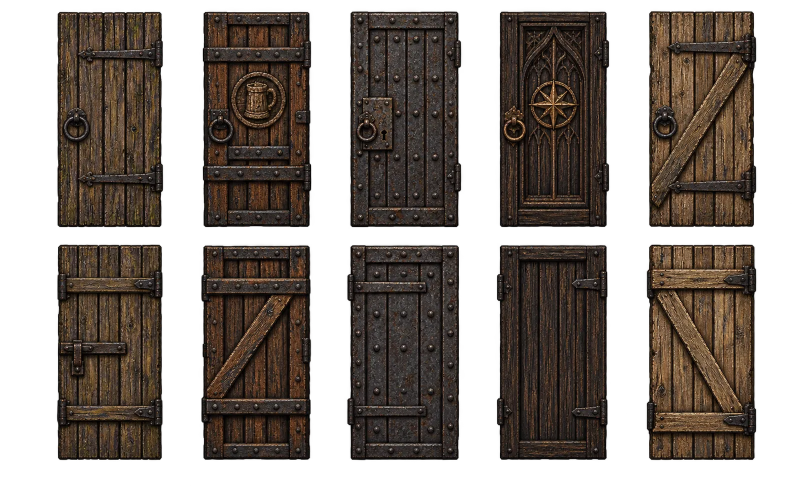
#> input picture assets/source/doors.webp, 1619 x 971 px, given in place of wall_materials.png, which was not available (shown at 1/2 size)
$ python build_textures.py ../assets/source
#> lines starting #> are read from the running program, lines starting #| are printed output that depends on the picture; pictures that were not available may be replaced by others from this repository, and a replacement may not be noted
"""Cut the VELSCOUR biome packs into Quake-style textures and skins.

  python tools/build_textures.py "F:/!  VELSCOUR/AI ASSETS/Biome Packs"

The packs (Catacombs, Cathedral_Graveyard, Overworld_Town; extracted next to their zips) stay outside the repo.
Every texture is resampled to ~64 texels per metre and mapped to ONE shared 256-colour palette without dithering,
like Quake's palette.lmp: 224 colours fitted to the art plus 32 fullbright fire/glow colours. Monster and weapon
skins are pack textures gradient-mapped to new materials (flesh, fur, bronze, ...). Liquids, sky clouds and the
slipgate swirl are generated. Writes assets/textures/*.png and assets/textures/manifest.json. Needs pillow, numpy.
"""
import json, os, sys
import numpy as np
from PIL import Image

ROOT = os.path.dirname(os.path.dirname(os.path.abspath(__file__)))
OUT = os.path.join(ROOT, 'assets', 'textures')
rng = np.random.default_rng(1996)


def load(p):
  return Image.open(p).convert('RGBA')
#> returned value is the input picture: PIL image 1619x971 RGBA; mean R, G, B, A 37.7, 29.3, 23, 146.5


def grid_cells(path, cols, rows, inset=8):
  """Split a contact sheet into cells, snapping each cut to the darkest line near the even split."""
  im = load(path); g = np.asarray(im.convert('L'), float)
#> after `g = np.asarray(im.convert('L'), float)`:
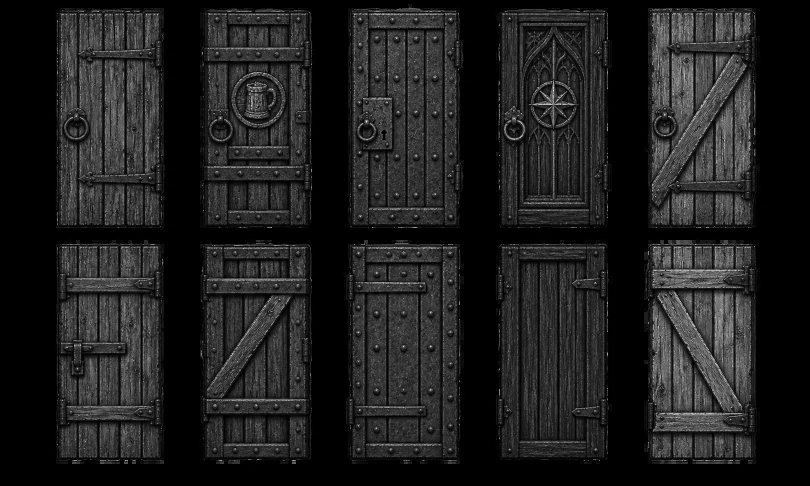
#> g: shape (971, 1619) float64 (shown at 1/2 size); min 0, max 255, mean 31.1
  def cuts(n, prof):
#> called with n = 5, prof = array of shape (1619,)
    out = [0]
    for k in range(1, n):
      e = round(k * len(prof) / n); lo, hi = max(0, e - 14), min(len(prof), e + 15)
      out.append(lo + int(np.argmin(prof[lo:hi])))
#> this loop made 4 passes
#> (e, lo, hi) on passes 1 to 4: (324, 310, 339), (648, 634, 663), (971, 957, 986), (1295, 1281, 1310)
#> after the loop, out = [0, 336, 636, 957, 1281]
    return out + [len(prof)]
  xs, ys = cuts(cols, g.mean(0)), cuts(rows, g.mean(1))
#> the loop in cuts (call 2), `for k in range(1, n):` made 1 pass
#> (e, lo, hi) on pass 1: (486, 472, 501)
#> xs = [0, 336, 636, 957, 1281, 1619]; ys = [0, 472, 971]
  return [[im.crop((xs[c] + inset, ys[r] + inset, xs[c + 1] - inset, ys[r + 1] - inset)) for c in range(cols)] for r in range(rows)]


def tileable(im, axis_x=True, axis_y=False, frac=0.12):
  """Cross-fade opposite edges so the texture repeats without a seam."""
  a = np.asarray(im, float)
  for ax, on in ((1, axis_x), (0, axis_y)):
    if not on: continue
    n = a.shape[ax]; b = max(2, int(n * frac))
    a = np.moveaxis(a, ax, 0).copy()
    for i in range(b):
      t = 0.5 * (1 - i / b)  # 0.5 at the edge, fading to 0
      lo, hi = a[i].copy(), a[n - 1 - i].copy()
      a[i] = lo * (1 - t) + hi * t; a[n - 1 - i] = hi * (1 - t) + lo * t
    a = np.moveaxis(a, 0, ax)
  return Image.fromarray(np.clip(a, 0, 255).astype(np.uint8), im.mode)


# [14 lines left out: functions lum, gradmap, not called in this run]


def hexc(h):
  return tuple(int(h[i:i + 2], 16) for i in (1, 3, 5))


def ramp(*hs):
  n = len(hs) - 1
  return [(i / n, hexc(h)) for i, h in enumerate(hs)]


# [12 lines left out: function fbm, not called in this run]


def from_array(a):
  return Image.fromarray(np.clip(a, 0, 255).astype(np.uint8), 'RGB').convert('RGBA')


# [4 lines left out: function crop_alpha, not called in this run]


def fit(im, w, h=None):
  h = h or round(im.height * w / im.width)
  return im.resize((w, h), Image.LANCZOS)


# ---------------------------------------------------------------- inventory
TEX = {}   # name -> (image, meta)


def add(name, im, **meta):
  TEX[name] = (im, meta)


def build(packs):
  C = os.path.join(packs, 'Catacombs_Biome_Pack'); K = os.path.join(packs, 'Cathedral_Graveyard_Biome_Pack')
  T = os.path.join(packs, 'Overworld_Town_Biome_Pack')

  # walls: front row and reverse row of each material sheet. World size 2 x 3 m at 64 px/m.
  walls = [
    (C + '/source_art/wall_materials.png', 5, 'c', ['ashlar', 'ossuary', 'chapel', 'grate', 'drowned'], ['ashlar2', 'slit', 'niche', 'rust', 'drowned2']),
    (K + '/source_art/wall_materials.png', 5, 'k', ['arcade', 'glass', 'pillar', 'moss', 'fence'], ['arcade2', 'lead', 'pillar2', 'moss2', 'fence2']),
    (T + '/source_art/building_walls.png', 6, 't', ['timber', 'planks', 'rubble', 'sandstone', 'brick', 'wattle'], ['timber2', 'planks2', 'rubble2', 'sandstone2', 'brick2', 'wattle2'])]
  for path, n, pre, front, back in walls:
    cells = grid_cells(path, n, 2, inset=7)
#> cells = 2 items
    for row, names in ((0, front), (1, back)):
      for c, nm in enumerate(names):
        im = tileable(fit(cells[row][c], 128, 192), True, False, 0.1)
        add(f'{pre}w_{nm}', im, kind='wall', size=[2, 3])
        # upper course: the middle of the panel, made to repeat vertically (used above the first 3 m)
        mid = cells[row][c]; m = mid.crop((0, int(mid.height * 0.22), mid.width, int(mid.height * 0.78)))
        add(f'{pre}w_{nm}_up', tileable(fit(m, 128, 128), True, True, 0.12), kind='wall', size=[2, 2])
#> this loop made 2 passes
#> pass 1, in tileable, `a = np.asarray(im, float)`:
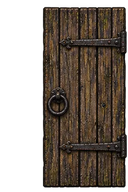
#> a: shape (192, 128, 4) float64; mean R, G, B, A 42.8, 33.5, 25.2, 152.7; transparent parts drawn white
#> pass 1, in tileable (call 2), `a = np.asarray(im, float)`:
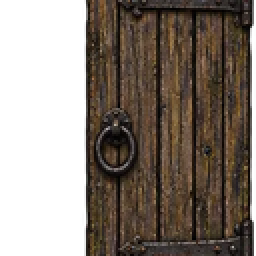
#> a: shape (128, 128, 4) float64 (shown 2 times larger); mean R, G, B, A 46.8, 36.7, 27.7, 162.8; transparent parts drawn white
#> pass 1, in tileable (call 3), `a = np.asarray(im, float)`:
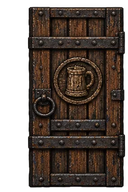
#> a: shape (192, 128, 4) float64; mean R, G, B, A 40.1, 29.5, 22.7, 175.8; transparent parts drawn white
#> pass 1, in tileable (call 4), `a = np.asarray(im, float)`:
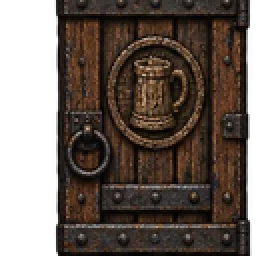
#> a: shape (128, 128, 4) float64 (shown 2 times larger); mean R, G, B, A 43, 31.6, 24.1, 187.8; transparent parts drawn white
#> after the loop:
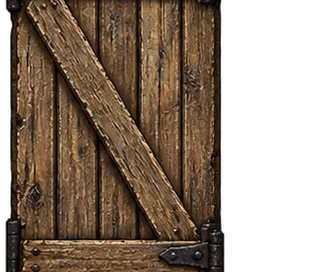
#> m: PIL image 324x272 RGBA; mean R, G, B, A 64.1, 48.2, 33.4, 165; transparent parts drawn white
#> pass 2 of the loop in build, `for path, n, pre, front, back in walls:`:
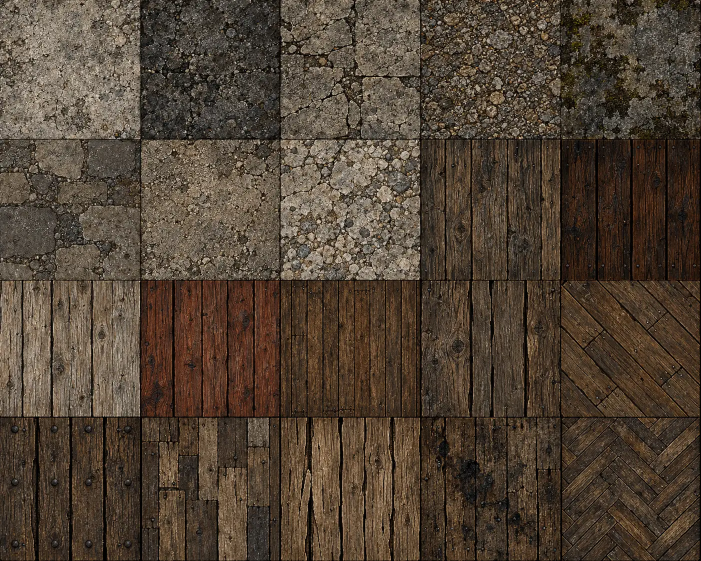
#> input picture assets/source/floors_stone_wood.webp, 1402 x 1122 px, given in place of wall_materials.png, which was not available (shown at 1/2 size)
#> in grid_cells (call 2), `g = np.asarray(im.convert('L'), float)`:
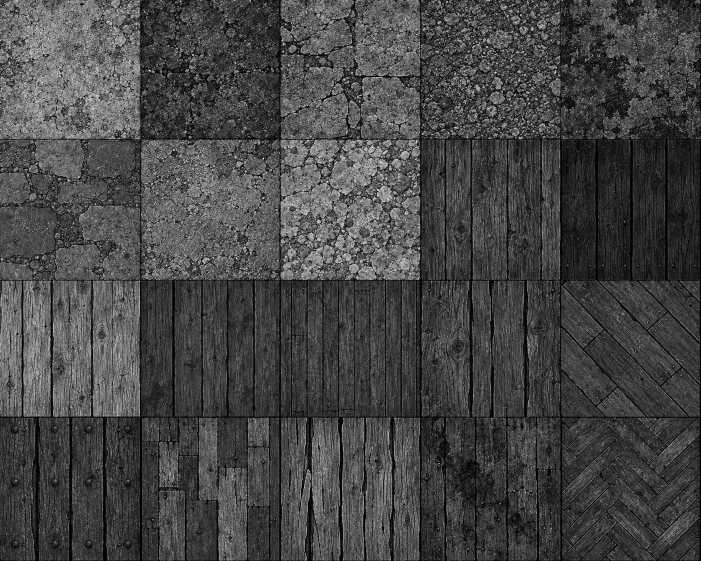
#> g: shape (1122, 1402) float64 (shown at 1/2 size); min 0, max 254, mean 69.8
#> xs = [0, 281, 560, 841, 1121, 1402]; ys = [0, 560, 1122]
#> after the loop in build, `for row, names in ((0, front), (1, back)):`:
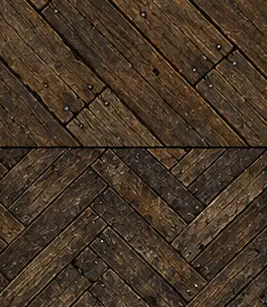
#> m: PIL image 267x307 RGBA; mean R, G, B, A 70.1, 54, 38.6, 255

  # floors: 60 per pack, 2 x 2 m
  for d, pre, pat in ((C, 'c', '/source_art/floor_uv_%02d.png'), (K, 'k', '/source_art/floor_uv_%02d.png'),
                      (T, 't', '/source_art/normalized/floor_%02d.png')):
    for i in range(1, 61):
      p = d + pat % i
      if os.path.exists(p): add(f'{pre}f_{i:02d}', fit(load(p), 128, 128), kind='floor', size=[2, 2])
#> pass 2 of the loop in build, `for d, pre, pat in ((C, 'c', '/source_art/floor_uv_%02d.png'), (K, 'k'..`:

  # doors (2 m wide, 3.5 m leaf) keep their native 64 x 112: Quake density already
  for d, pre, n, sub in ((C, 'c', 3, ''), (K, 'k', 3, ''), (T, 't', 5, 'normalized/')):
    for i in range(1, n + 1):
      for side in ('front', 'back'):
        add(f'{pre}door_{i}_{side}', load(f'{d}/source_art/{sub}door_{i}_{side}.png'), kind='door', size=[2, 3.5])
  # arches and gateways, alpha cut-outs
  for d, pre, n, nm in ((C, 'c', 3, 'arch'), (K, 'k', 6, 'arch'), (T, 't', 3, 'gateway')):
    for i in range(1, n + 1):
      sub = 'normalized/' if pre == 't' else ''
      im = load(f'{d}/source_art/{sub}{nm}_{i}_front.png'); add(f'{pre}arch_{i}', im, kind='sprite', alpha=True)
  # wall torches (front views) and set-dressing sprites
  for i in range(1, 9):
    add(f'torch_{i}', crop_alpha(load(f'{T}/source_art/normalized/torch_{i:02d}.png')), kind='sprite', alpha=True)
  props = {
    C: ['04_skull_pyramid', '05_long_bone_heap', '10_grave_lantern', '11_vigil_candles', '12_iron_candelabrum',
        '15_kneeling_mourner', '16_headless_angel', '18_column_stump', '25_incense_brazier', '26_torch_stand',
        '32_funerary_obelisk', '36_funerary_bell', '07_ossuary_urn', '06_supine_skeleton'],
    K: ['01_celtic_cross', '02_rounded_headstone', '03_gothic_marker', '04_broken_headstone', '05_squat_cross',
        '11_hooded_mourner', '12_mourning_angel', '13_funerary_obelisk', '15_grave_lantern', '25_iron_candelabrum',
        '30_saint_statue', '36_dead_shrub', '28_pipe_organ', '35_church_bell', '24_baptismal_font', '21_cathedral_altar']}
  for d, names in props.items():
    pre = 'c' if d == C else 'k'
    for n in names:
      im = crop_alpha(load(f'{d}/sprites/scatter/scatter_{n}.png'))
      add(f'{pre}p_{n[3:]}', im, kind='sprite', alpha=True)
  for f in sorted(os.listdir(T + '/sprites/trees')):
    im = crop_alpha(load(T + '/sprites/trees/' + f)); im = fit(im, min(im.width, 192))
    add('tree_' + f[5:7], im, kind='sprite', alpha=True)

  # ---- skins: gradient-mapped pack textures
  src = lambda n: TEX[n][0]
  plate = TEX['kdoor_2_back'][0].crop((8, 8, 56, 48))       # riveted metal plate, above the latch
  planks = TEX['tf_52'][0]                                    # plank floor
  TEX['_plate'] = (plate, {}); TEX['_planks'] = (planks, {})
  skins = {
    'skin_flesh': ('tf_23', ramp('#2a0d0a', '#6e2a20', '#a9584a', '#d79a84', '#f0c8b0')),
    'skin_rotflesh': ('tf_29', ramp('#121208', '#3a3a1c', '#6b6a3a', '#9c8f5c', '#c8b98a')),
    'skin_ogre': ('kf_08', ramp('#1e140c', '#4f3524', '#86603e', '#b08a5f', '#d6b58a')),
    'skin_fur': ('tf_11', ramp('#0c0806', '#2a1c12', '#4a3220', '#7a5636', '#a07a52')),
    'skin_whitefur': ('tf_13', ramp('#3a3630', '#7a7266', '#b2a998', '#d8d0bf', '#f2ecdf')),
    'skin_scales': ('tf_22', ramp('#0e0a06', '#3a2c18', '#6a5428', '#8e7a3c', '#b8a066')),
    'skin_fatigues': ('tf_16', ramp('#141810', '#2c3420', '#4a5232', '#6c704a', '#8e8a62')),
    'skin_armor_blue': ('_plate', ramp('#0a0e18', '#1c2a44', '#34507a', '#5c7ca8', '#9ab4d4')),
    'skin_iron': ('_plate', ramp('#0a0a0c', '#26262a', '#45454b', '#6c6c72', '#a0a0a8')),
    'skin_bronze': ('_plate', ramp('#140c04', '#402810', '#704c20', '#a07434', '#cca058', '#ecd08c')),
    'skin_copper': ('_plate', ramp('#140804', '#4a1e0c', '#8a4420', '#c07038', '#e8a868')),
    'skin_wood': ('_planks', ramp('#140a04', '#3a2210', '#5e3a1c', '#86592e', '#a87a44')),
    'skin_darkwood': ('_planks', ramp('#080402', '#1e1208', '#3a2412', '#58381e', '#74502c')),
    'skin_leather': ('tf_21', ramp('#120a06', '#33200f', '#523519', '#714d28', '#8f6a3c')),
    'skin_purplerobe': ('tf_18', ramp('#0c0610', '#24142e', '#3e2650', '#5c3a72', '#7e5896')),
    'skin_bone': ('cf_04', ramp('#2a2418', '#6a5e48', '#a89878', '#d0c4a2', '#efe6cc')),
    'skin_chain': ('tf_33', ramp('#0e0e10', '#2e2e34', '#55555c', '#80808a', '#b4b4bc')),
    'skin_green_armor': ('_plate', ramp('#060c04', '#14280c', '#2a4a18', '#4a7430', '#78a050')),
    'skin_yellow_armor': ('_plate', ramp('#140c00', '#4a3404', '#8a660c', '#c49c20', '#ecd060')),
    'skin_red_armor': ('_plate', ramp('#140202', '#4a0a08', '#8a1810', '#c43420', '#ec6a48')),
    'skin_slime': ('cf_05', ramp('#041004', '#0c3008', '#1c5a10', '#3a8a1c', '#70c03a')),
    'skin_crate': ('_planks', ramp('#1a0e06', '#45280f', '#6c4520', '#93683a', '#b48a52')),
    'skin_vore': ('tf_25', ramp('#0e0608', '#341a1e', '#5e3438', '#8a5254', '#b48078')),
  }
  for name, (s, stops) in skins.items():
    add(name, fit(gradmap(src(s), stops, 0.02, 0.5 if s == '_plate' else 1.0), 64, 64), kind='skin', size=[1, 1])
  del TEX['_plate'], TEX['_planks']

  # ---- generated surfaces (64 x 64 like Quake's liquids)
  n = fbm(64, 5, 7); m = fbm(64, 4, 9)
  lava = np.stack([np.interp(n, [0, .45, .7, 1], c) for c in ([60, 150, 230, 255], [6, 30, 110, 220], [0, 4, 10, 90])], -1)
  add('lava', from_array(lava), kind='liquid', size=[2, 2], fullbright=True)
  slime = np.stack([np.interp(n * .7 + m * .3, [0, .5, 1], c) for c in ([8, 40, 110], [30, 90, 170], [4, 16, 30])], -1)
  add('slime', from_array(slime), kind='liquid', size=[2, 2], fullbright=True)
  water = np.stack([np.interp(n * .6 + m * .4, [0, .5, 1], c) for c in ([10, 34, 80], [18, 50, 104], [16, 44, 74])], -1)
  add('water', from_array(water), kind='liquid', size=[2, 2])
  # sky: Quake's two layers, a solid back and a cut-out front
  s1 = fbm(128, 6, 21); s2 = fbm(128, 6, 33)
  back = np.stack([np.interp(s1, [0, 1], [30, 200])] * 3, -1)  # grey: each level tints its sky
  add('sky_back', from_array(back), kind='sky')
  front = np.stack([np.interp(s2, [0, .55, 1], [60, 150, 255])] * 3, -1)
  fa = from_array(front); fa.putalpha(Image.fromarray(((s2 > .52) * 255).astype(np.uint8)))
  add('sky_front', fa, kind='sky', alpha=True)
  # slipgate: a turbulent purple-blue swirl (fullbright)
  sw = fbm(64, 5, 44)
  gate = np.stack([np.interp(sw, [0, .5, 1], c) for c in ([20, 90, 200], [10, 40, 150], [60, 160, 255])], -1)
  add('gate', from_array(gate), kind='liquid', size=[2, 2], fullbright=True)
  # metal plate for lifts, buttons and trims, cut from the riveted catacomb wall
  add('plate', fit(gradmap(src('cw_rust_up'), ramp('#0c0a08', '#2e2820', '#504638', '#706452', '#988a70')), 64, 64), kind='floor', size=[2, 2])
  add('button', fit(gradmap(src('cdoor_2_front').crop((8, 30, 56, 78)), ramp('#200402', '#601008', '#a02010', '#e04a20')), 32, 32), kind='floor', size=[1, 1], fullbright=True)


# ---------------------------------------------------------------- palette
# [28 lines left out: functions palette, quantize, not called in this run]


def main():
  if len(sys.argv) < 2: sys.exit(__doc__)
  build(sys.argv[1])
  os.makedirs(OUT, exist_ok=True)
  for f in os.listdir(OUT):
    if f.endswith('.png') or f == 'manifest.json': os.remove(os.path.join(OUT, f))
  pal = palette(); man = {}
  for name, (im, meta) in TEX.items():
    alpha = meta.get('alpha', False)
    q = quantize(im, pal, alpha)
    q.save(os.path.join(OUT, name + '.png'), optimize=True, **({'transparency': 255} if alpha else {}))
    man[name] = dict(meta, w=q.width, h=q.height)
  with open(os.path.join(OUT, 'manifest.json'), 'w') as f:
    json.dump(man, f, indent=0, separators=(',', ':'))
  Image.frombytes('RGB', (16, 16), bytes(pal)).resize((256, 256), Image.NEAREST).save(os.path.join(ROOT, 'assets', 'palette.png'))
  print(len(man), 'textures ->', OUT)


if __name__ == '__main__':
#> (the run stopped early here; a loop or call above may not have finished)
